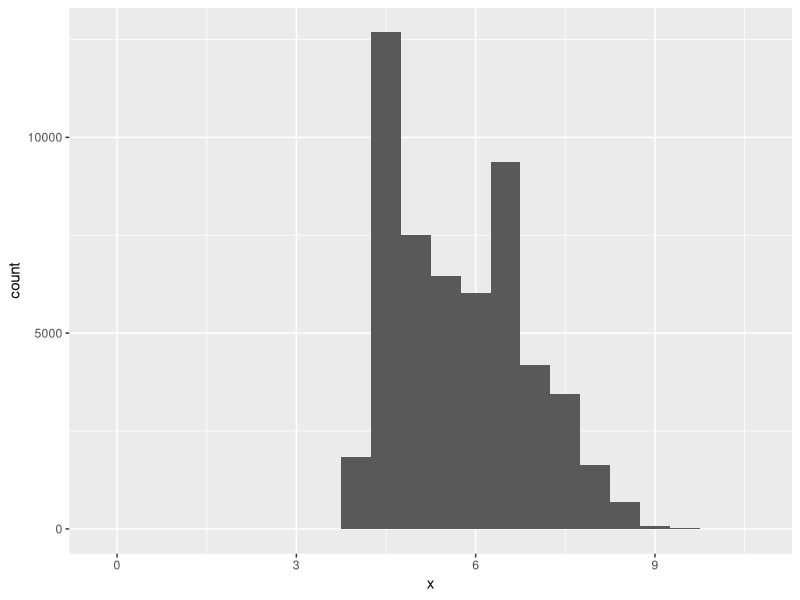
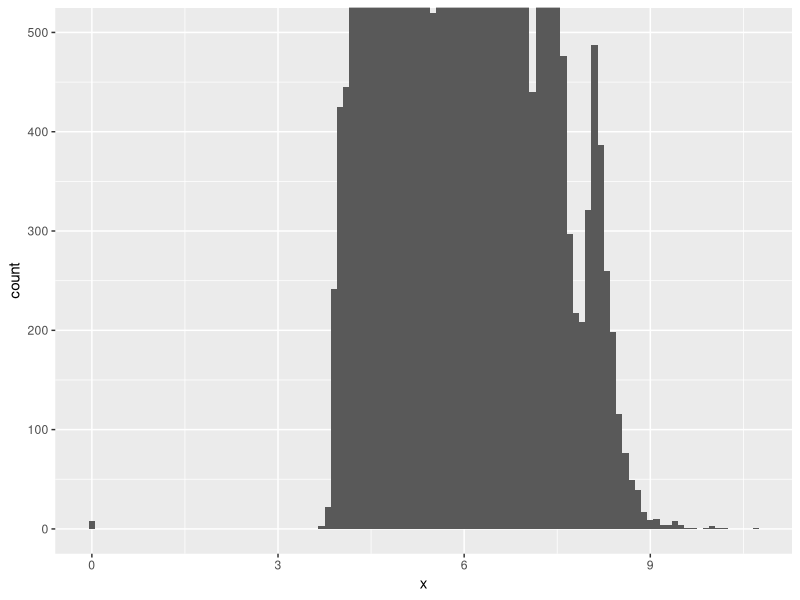
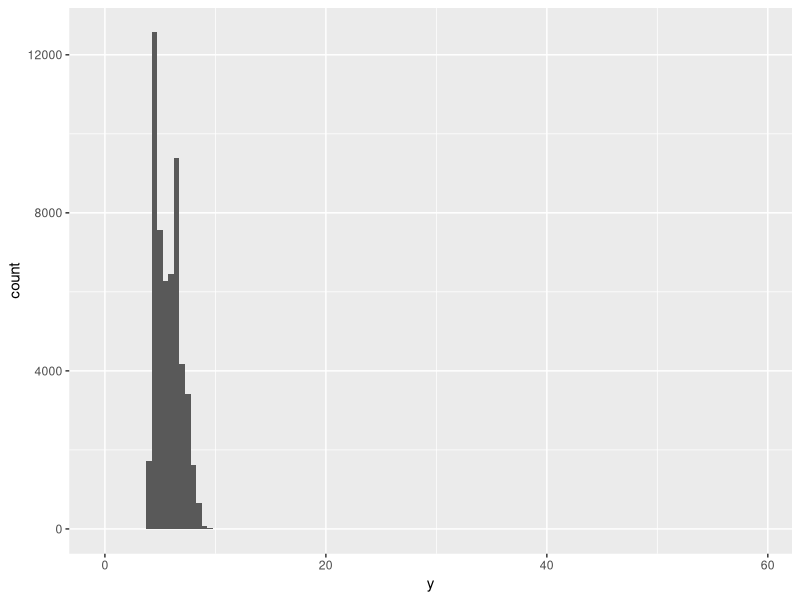
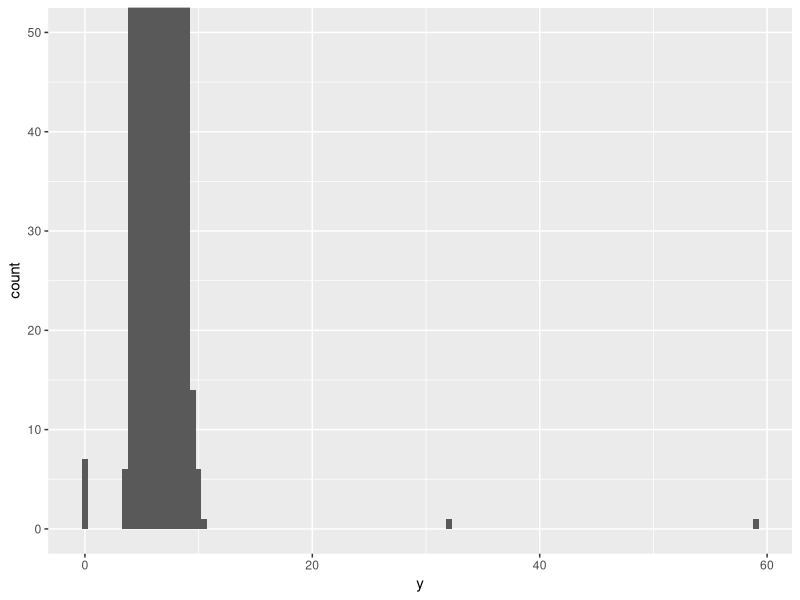
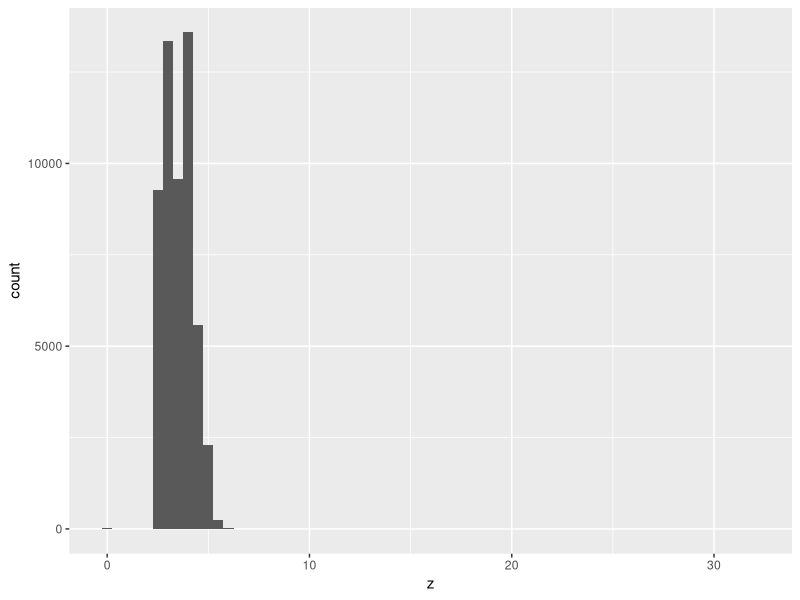
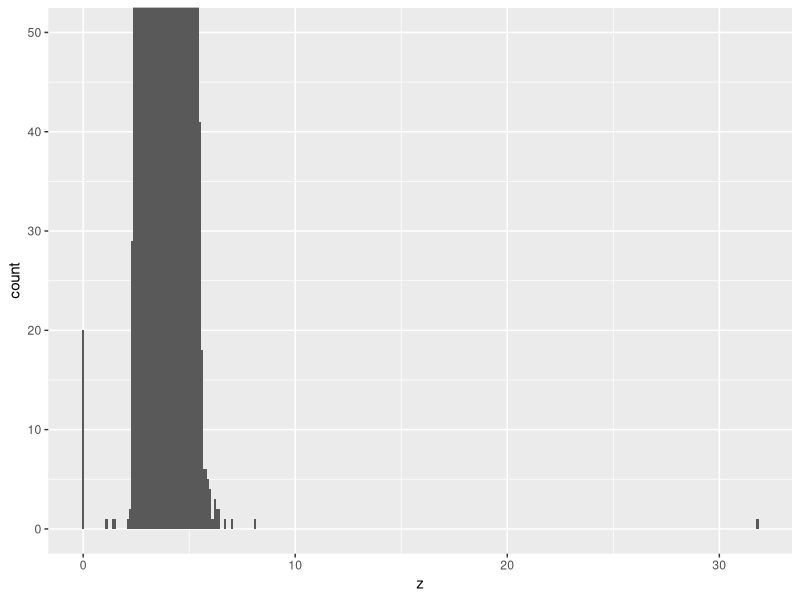
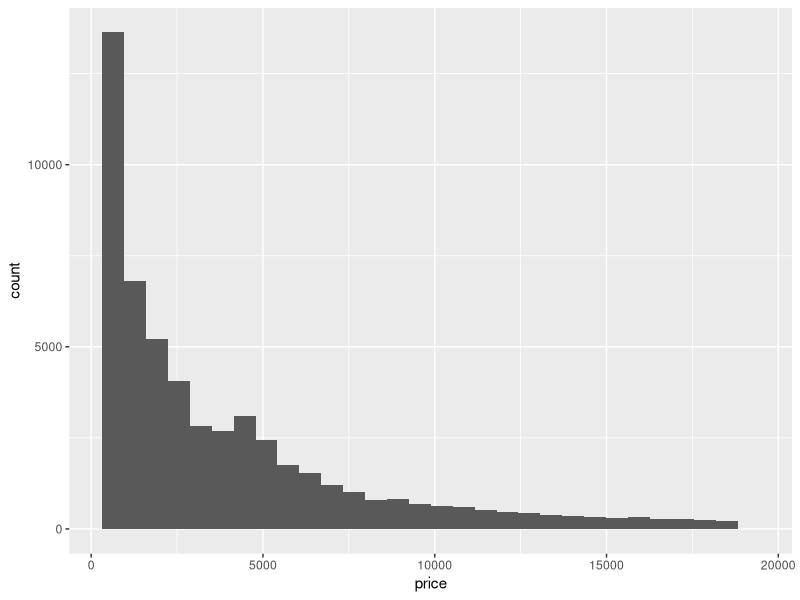
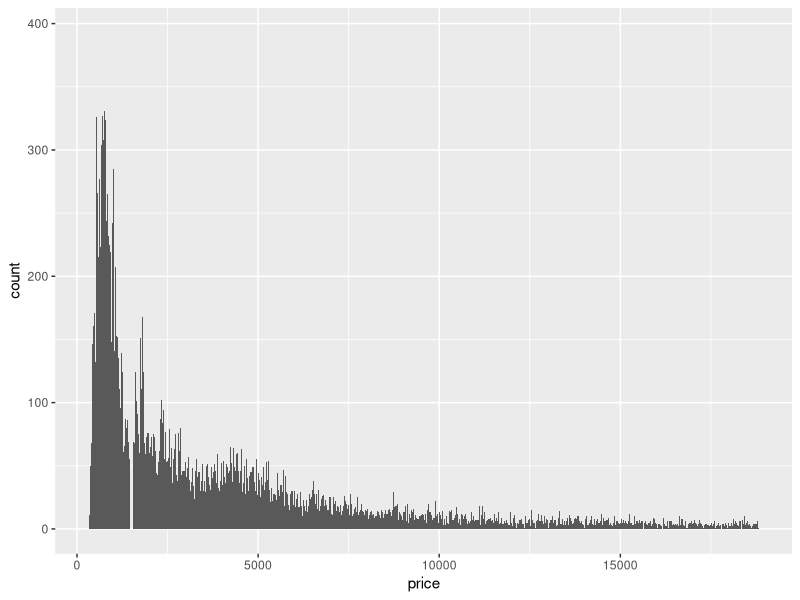

These charts were generated, in order, by the following R code:
## ---- chunk 1
library(tidyverse)
## ---- chunk 2
ggplot(data = diamonds) +
  geom_histogram(mapping = aes(x = x), binwidth = 0.5)
## ---- chunk 3
ggplot(data = diamonds) +
  geom_histogram(mapping = aes(x = x), binwidth = 0.1) +
  coord_cartesian(ylim = c(0, 500))
## ---- chunk 4
diamonds %>% 
  count(cut_width(x, 0.5))
## ---- chunk 5
ggplot(data = diamonds) +
  geom_histogram(mapping = aes(x = y), binwidth = 0.5)
## ---- chunk 6
ggplot(data = diamonds) +
  geom_histogram(mapping = aes(x = y), binwidth = 0.5) +
  coord_cartesian(ylim = c(0, 50))
## ---- chunk 7
diamonds %>% 
  count(cut_width(y, 0.5))
## ---- chunk 8
ggplot(data = diamonds) +
  geom_histogram(mapping = aes(x = z), binwidth = 0.5)
## ---- chunk 9
ggplot(data = diamonds) +
  geom_histogram(mapping = aes(x = z), binwidth = 0.1) +
  coord_cartesian(ylim = c(0, 50))
## ---- chunk 10
diamonds %>% 
  count(cut_width(z, 0.5))
## ---- chunk 11
ggplot(data = diamonds) +
  geom_histogram(mapping = aes(x = price))
## ---- chunk 12
ggplot(data = diamonds) +
  geom_histogram(mapping = aes(x = price), binwidth = 10)
